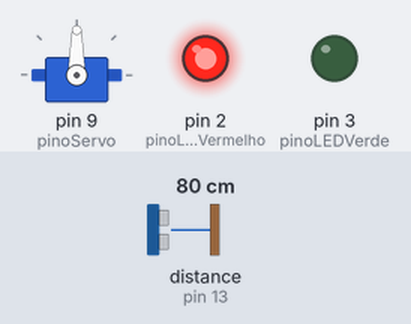
The sketch below on a simulated Arduino Uno, built with avr-gcc and run on an emulated ATmega328P. Parts: servo, output pins drawn as LEDs (lit = HIGH). Wiring (inferred from the names in the program): ultrasonic range finder: trigger pin 12; echo pin 13. Inputs (shaded band) come from the test bench; at power-on: distance to the obstacle (sensor on pin 13) 80 cm. The echo pulse lasts 58.3 µs per cm; pins used as bus, display or sensor lines are not drawn.

Above: at 1.2 s.
1.3 s: distance to the obstacle (sensor on pin 13) set to 97 cm
2.8 s: distance to the obstacle (sensor on pin 13) set to 105 cm
At 3.5 s:
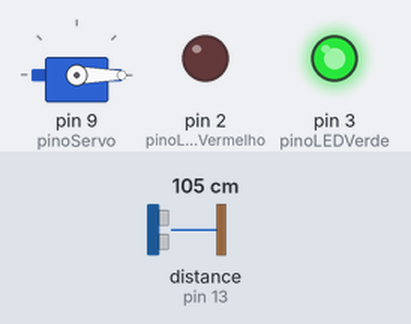
4.3 s: distance to the obstacle (sensor on pin 13) set to 2 cm
At 5.4 s:
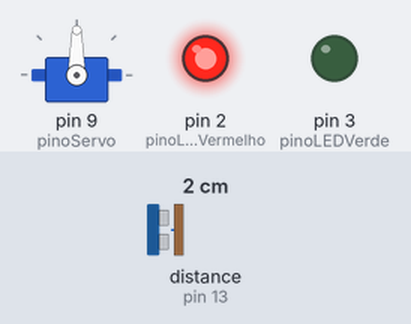
5.8 s: distance to the obstacle (sensor on pin 13) set to 120 cm
At 7.2 s:
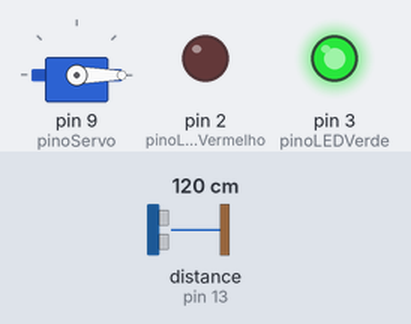
Timing chart, 0 to 8.3 s (numbered marks = the images above; inputs shaded):
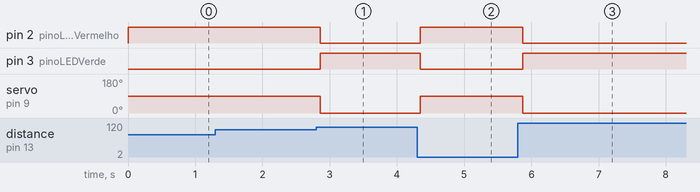

Measured:
- the behaviour switches between 100 and 101 cm on distance to the obstacle (sensor on pin 13) (found by bisection; images 0 and 1)
- after the input at 1.3 s, every drawn part: stays the same
- after the input at 2.8 s, pin 2 (pinoLEDVermelho): HIGH → LOW after 0.06 s; pin 3 (pinoLEDVerde): LOW → HIGH after 0.06 s; servo on pin 9 (pinoServo): 90° → 0° after 0.06 s
- after the input at 4.3 s, pin 2 (pinoLEDVermelho): LOW → HIGH after 0.05 s; pin 3 (pinoLEDVerde): HIGH → LOW after 0.05 s; servo on pin 9 (pinoServo): 0° → 90° after 0.05 s
- after the input at 5.8 s, pin 2 (pinoLEDVermelho): HIGH → LOW after 0.07 s; pin 3 (pinoLEDVerde): LOW → HIGH after 0.07 s; servo on pin 9 (pinoServo): 90° → 0° after 0.07 s

The sketch:

Detector_de_Intrusos__aula_14_.ino
```cpp
#include <Servo.h>

/* Cria variável do tipo servo e
   cria valores para servo travado
   e destravado como 90º e 0º,
   respectivamente:         */
Servo servo;
int SERVO_TRAVADO = 90;
int SERVO_DESTRAVADO = 0;

/* Estabelece uma distância mínima para
   habilitar o servo. Essa distância é
   guardada pela variável distanciaMin:*/
float distanciaMin = 100.0;

/* Pinos usados pelo Arduino: */
int pinoLEDVermelho = 2;
int pinoLEDVerde = 3;
int pinoServo = 9;
int pinoTrig = 12;
int pinoEcho = 13;

void setup ()
{
  /* Habilita pinos como entrada e
  saída (Servo, LEDs) para Arduino: */
  pinMode (pinoLEDVermelho, OUTPUT);
  pinMode (pinoLEDVerde, OUTPUT);
  pinMode (pinoServo, OUTPUT);
  pinMode (pinoTrig, OUTPUT);
  pinMode (pinoEcho, INPUT);

  /* Inicia a variável servo, atribuindo
     a ela o pino 9:           */
  servo.attach (pinoServo);
  servo.write (SERVO_TRAVADO);
}

void loop ()
{
  /* Faz um pulso no pino Trig com duração
     de 10 microssegundos:             */
  digitalWrite (pinoTrig, LOW);
  delayMicroseconds (2);
  digitalWrite (pinoTrig, HIGH);
  delayMicroseconds (10);
  digitalWrite (pinoTrig, LOW);

  /* Recebe a duração do pulso com o comando
     'pulseIn' e armazena na variável criada
     com o nome de 'duracao':             */
  float duracao = pulseIn (pinoEcho, HIGH);

  /* Sabendo que a velocidade do som no ar
     é de aproximadamente 0.0343 cm/us, e
     que o pulso percorreu a distância duas
     vezes ('foi' e 'voltou'), a distância
     do objeto é dada pela fórmula:
     distancia = 0.0343 * duracao / 2    */
  float distancia = 0.0343 * duracao / 2.0;

  /* Verifica se a distância está na faixa
     mínima de 5cm e máxima de 3m lida pelo
     sensor ultrassônico:        */
  if (distancia < 300.0) {
     if (distancia < distanciaMin) {

       /* Se a distância for menor, ativa o
          servomotor, pelo comando 'write': */
     digitalWrite(pinoLEDVermelho, HIGH);
       digitalWrite(pinoLEDVerde, LOW);
       servo.write(SERVO_TRAVADO);
     }
     else {
       /* Senão, volta ao normal (destrava
       servo e liga LED verde):      */
       digitalWrite(pinoLEDVermelho, LOW);
       digitalWrite(pinoLEDVerde, HIGH);
       servo.write(SERVO_DESTRAVADO);
     }
  }

  /* Delay para reduzir consumo computacional: */
  delay (100);
}
```
